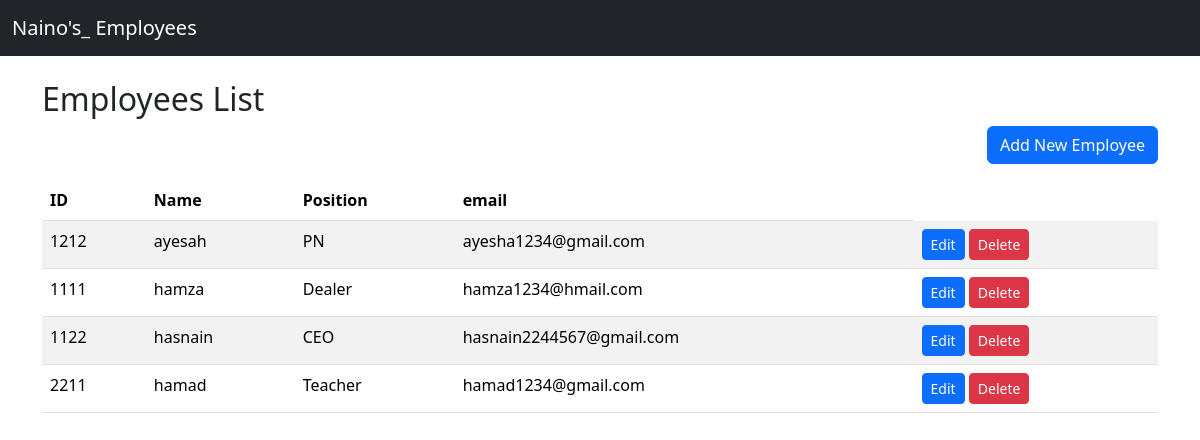
The page / on the database its author committed.
### employes/models.py (models this page shows, shortened)
class Employee(models.Model):
    id = models.CharField(max_length=30, primary_key=True)
    name = models.CharField(max_length=30)
    email = models.EmailField()
    position = models.CharField(max_length=50)
    created_at = models.DateTimeField(auto_now_add=True)
    updated_at = models.DateTimeField(auto_now=True)

### employes/views.py (the view)
# urls.py: path('', views.employee_list, name='employee_list'),
def employee_list(request):
    employees = Employee.objects.all().order_by('-created_at', '-updated_at')
    return render(request, 'employee_list.html', {'employees': employees})

### templates/employee_list.html (shortened to what this page needs)
{% extends "base.html" %}
{% block content %}
<h2>Employees List</h2>
<button class="btn btn-primary mb-3 float-end" onclick="location.href='{% url 'create_employee' %}'">Add New Employee</button>
<table class="table table-striped">
    <thead>
        <tr>
            <th>ID</th>
            <th>Name</th>
            <th>Position</th>
            <th>email</th>
        </tr>
    </thead>
    <tbody>
        {% for employee in employees %}
        <tr>
            <td>{{ employee.id }}</td>
            <td>{{ employee.name }}</td>
            <td>{{ employee.position }}</td>
            <td>{{ employee.email }}</td>
            <td>
                <a href="{% url 'update_employee' employee.id %}" class="btn btn-sm btn-primary">Edit</a>
                <form method="post" action="{% url 'delete_employee' employee.id %}" style="display:inline;">
                    <button type="submit" class="btn btn-sm btn-danger">Delete</button>
                </form>
            </td>
        </tr>
        {% endfor %}
    </tbody>
</table>
{% endblock content %}

### templates/base.html (shortened to what this page needs)
<!doctype html>
<html lang="en">
  <head>
    <link href="https://cdn.jsdelivr.net/npm/bootstrap@5.3.8/dist/css/bootstrap.min.css" rel="stylesheet">
  </head>
  <body>
    <nav class="navbar navbar-expand-lg bg-dark" data-bs-theme="dark">
    <div class="container-fluid">
        <a class="navbar-brand" href="#">Naino's_ Employees</a>
    </div>
    </nav>
    <div class="container mt-4">
        {% block content %}
        {% endblock content %}
    </div>
  </body>
</html>

### rows shown on the page
Employee: id "1212", name "ayesah", position "PN", email "ayesha1234@gmail.com"
Employee: id "1111", name "hamza", position "Dealer", email "hamza1234@hmail.com"
Employee: id "1122", name "hasnain", position "CEO", email "hasnain2244567@gmail.com"
Employee: id "2211", name "hamad", position "Teacher", email "hamad1234@gmail.com"
